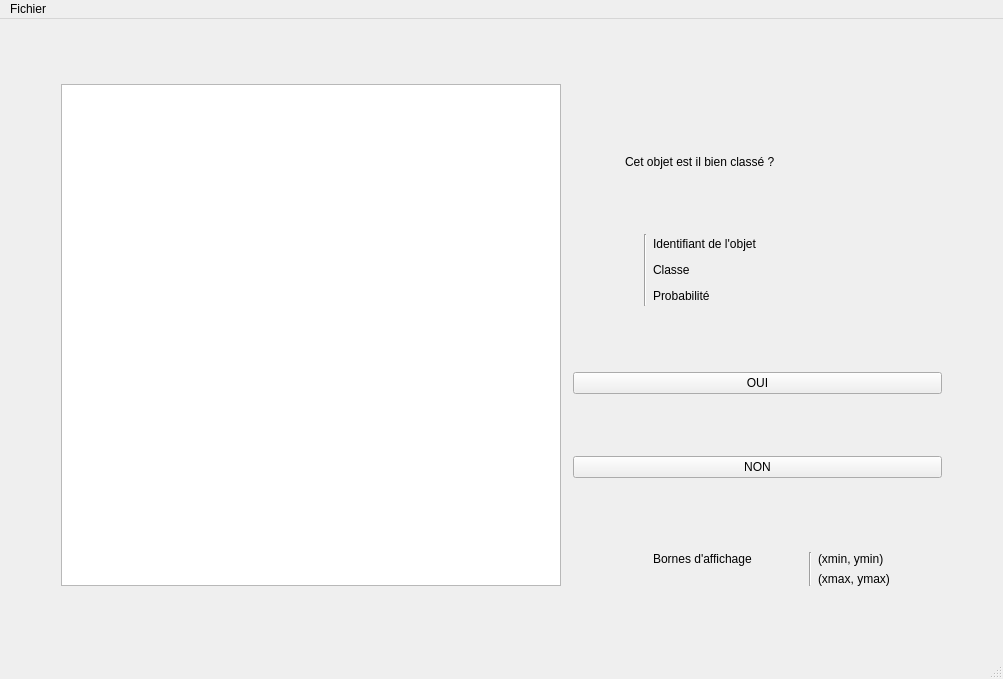
<?xml version="1.0" encoding="UTF-8"?>
<ui version="4.0">
 <class>InterfacePrincipale</class>
 <widget class="QMainWindow" name="InterfacePrincipale">
  <property name="geometry">
   <rect>
    <x>0</x>
    <y>0</y>
    <width>1003</width>
    <height>679</height>
   </rect>
  </property>
  <property name="minimumSize">
   <size>
    <width>900</width>
    <height>650</height>
   </size>
  </property>
  <property name="contextMenuPolicy">
   <enum>Qt::ActionsContextMenu</enum>
  </property>
  <property name="windowTitle">
   <string>Classification active</string>
  </property>
  <widget class="QWidget" name="centralwidget">
   <layout class="QGridLayout" name="gridLayout">
    <item row="5" column="4" rowspan="3" colspan="2">
     <spacer name="horizontalSpacer_5">
      <property name="orientation">
       <enum>Qt::Horizontal</enum>
      </property>
      <property name="sizeHint" stdset="0">
       <size>
        <width>40</width>
        <height>20</height>
       </size>
      </property>
     </spacer>
    </item>
    <item row="5" column="11" colspan="3">
     <spacer name="horizontalSpacer_8">
      <property name="orientation">
       <enum>Qt::Horizontal</enum>
      </property>
      <property name="sizeHint" stdset="0">
       <size>
        <width>40</width>
        <height>20</height>
       </size>
      </property>
     </spacer>
    </item>
    <item row="3" column="5" colspan="4">
     <widget class="QLabel" name="questionLabel">
      <property name="text">
       <string>Cet objet est il bien classé ?</string>
      </property>
     </widget>
    </item>
    <item row="0" column="0" colspan="16">
     <spacer name="verticalSpacer_6">
      <property name="orientation">
       <enum>Qt::Vertical</enum>
      </property>
      <property name="sizeHint" stdset="0">
       <size>
        <width>20</width>
        <height>40</height>
       </size>
      </property>
     </spacer>
    </item>
    <item row="1" column="0" rowspan="19">
     <spacer name="horizontalSpacer_9">
      <property name="orientation">
       <enum>Qt::Horizontal</enum>
      </property>
      <property name="sizeHint" stdset="0">
       <size>
        <width>40</width>
        <height>20</height>
       </size>
      </property>
     </spacer>
    </item>
    <item row="7" column="7">
     <widget class="QLabel" name="probaLabel">
      <property name="text">
       <string>Probabilité</string>
      </property>
     </widget>
    </item>
    <item row="1" column="3" colspan="12">
     <spacer name="verticalSpacer_5">
      <property name="orientation">
       <enum>Qt::Vertical</enum>
      </property>
      <property name="sizeHint" stdset="0">
       <size>
        <width>20</width>
        <height>40</height>
       </size>
      </property>
     </spacer>
    </item>
    <item row="8" column="3" rowspan="2" colspan="12">
     <spacer name="verticalSpacer">
      <property name="orientation">
       <enum>Qt::Vertical</enum>
      </property>
      <property name="sizeHint" stdset="0">
       <size>
        <width>20</width>
        <height>60</height>
       </size>
      </property>
     </spacer>
    </item>
    <item row="6" column="7">
     <widget class="QLabel" name="classeLabel">
      <property name="text">
       <string>Classe</string>
      </property>
     </widget>
    </item>
    <item row="5" column="6" rowspan="3">
     <widget class="Line" name="line">
      <property name="orientation">
       <enum>Qt::Vertical</enum>
      </property>
     </widget>
    </item>
    <item row="10" column="4" colspan="11">
     <widget class="QPushButton" name="yesButton">
      <property name="text">
       <string>OUI</string>
      </property>
     </widget>
    </item>
    <item row="11" column="3" colspan="12">
     <spacer name="verticalSpacer_3">
      <property name="orientation">
       <enum>Qt::Vertical</enum>
      </property>
      <property name="sizeHint" stdset="0">
       <size>
        <width>20</width>
        <height>40</height>
       </size>
      </property>
     </spacer>
    </item>
    <item row="13" column="3" colspan="12">
     <spacer name="verticalSpacer_2">
      <property name="orientation">
       <enum>Qt::Vertical</enum>
      </property>
      <property name="sizeHint" stdset="0">
       <size>
        <width>20</width>
        <height>40</height>
       </size>
      </property>
     </spacer>
    </item>
    <item row="5" column="7">
     <widget class="QLabel" name="idLabel">
      <property name="text">
       <string>Identifiant de l'objet</string>
      </property>
     </widget>
    </item>
    <item row="12" column="4" colspan="11">
     <widget class="QPushButton" name="noButton">
      <property name="text">
       <string>NON</string>
      </property>
     </widget>
    </item>
    <item row="18" column="1" colspan="14">
     <spacer name="verticalSpacer_7">
      <property name="orientation">
       <enum>Qt::Vertical</enum>
      </property>
      <property name="sizeHint" stdset="0">
       <size>
        <width>20</width>
        <height>40</height>
       </size>
      </property>
     </spacer>
    </item>
    <item row="3" column="4">
     <spacer name="horizontalSpacer_11">
      <property name="orientation">
       <enum>Qt::Horizontal</enum>
      </property>
      <property name="sizeHint" stdset="0">
       <size>
        <width>40</width>
        <height>20</height>
       </size>
      </property>
     </spacer>
    </item>
    <item row="6" column="11">
     <widget class="QLabel" name="helpLogo">
      <property name="maximumSize">
       <size>
        <width>20</width>
        <height>20</height>
       </size>
      </property>
      <property name="text">
       <string/>
      </property>
      <property name="pixmap">
       <pixmap>:/Help/question.png</pixmap>
      </property>
      <property name="scaledContents">
       <bool>true</bool>
      </property>
     </widget>
    </item>
    <item row="1" column="15" rowspan="19">
     <spacer name="horizontalSpacer_10">
      <property name="orientation">
       <enum>Qt::Horizontal</enum>
      </property>
      <property name="sizeHint" stdset="0">
       <size>
        <width>40</width>
        <height>20</height>
       </size>
      </property>
     </spacer>
    </item>
    <item row="4" column="3" colspan="12">
     <spacer name="verticalSpacer_4">
      <property name="orientation">
       <enum>Qt::Vertical</enum>
      </property>
      <property name="sizeHint" stdset="0">
       <size>
        <width>20</width>
        <height>40</height>
       </size>
      </property>
     </spacer>
    </item>
    <item row="15" column="4" rowspan="3" colspan="2">
     <spacer name="horizontalSpacer_12">
      <property name="orientation">
       <enum>Qt::Horizontal</enum>
      </property>
      <property name="sizeHint" stdset="0">
       <size>
        <width>40</width>
        <height>20</height>
       </size>
      </property>
     </spacer>
    </item>
    <item row="15" column="8" rowspan="3" colspan="2">
     <spacer name="horizontalSpacer">
      <property name="orientation">
       <enum>Qt::Horizontal</enum>
      </property>
      <property name="sizeHint" stdset="0">
       <size>
        <width>40</width>
        <height>20</height>
       </size>
      </property>
     </spacer>
    </item>
    <item row="17" column="11">
     <widget class="QLabel" name="borneyValueLabel">
      <property name="text">
       <string>(xmax, ymax)</string>
      </property>
     </widget>
    </item>
    <item row="16" column="10" rowspan="2">
     <widget class="Line" name="line_2">
      <property name="orientation">
       <enum>Qt::Vertical</enum>
      </property>
     </widget>
    </item>
    <item row="16" column="7">
     <widget class="QLabel" name="borneLabel">
      <property name="text">
       <string>Bornes d'affichage</string>
      </property>
     </widget>
    </item>
    <item row="16" column="11">
     <widget class="QLabel" name="bornexValueLabel">
      <property name="text">
       <string>(xmin, ymin)</string>
      </property>
     </widget>
    </item>
    <item row="7" column="11" colspan="3">
     <spacer name="horizontalSpacer_7">
      <property name="orientation">
       <enum>Qt::Horizontal</enum>
      </property>
      <property name="sizeHint" stdset="0">
       <size>
        <width>40</width>
        <height>20</height>
       </size>
      </property>
     </spacer>
    </item>
    <item row="6" column="12" colspan="2">
     <spacer name="horizontalSpacer_6">
      <property name="orientation">
       <enum>Qt::Horizontal</enum>
      </property>
      <property name="sizeHint" stdset="0">
       <size>
        <width>40</width>
        <height>20</height>
       </size>
      </property>
     </spacer>
    </item>
    <item row="1" column="1" rowspan="17" colspan="2">
     <widget class="QGraphicsView" name="entiteView">
      <property name="minimumSize">
       <size>
        <width>500</width>
        <height>400</height>
       </size>
      </property>
      <property name="maximumSize">
       <size>
        <width>1500</width>
        <height>1500</height>
       </size>
      </property>
     </widget>
    </item>
   </layout>
  </widget>
  <widget class="QMenuBar" name="menuBar">
   <property name="enabled">
    <bool>true</bool>
   </property>
   <property name="geometry">
    <rect>
     <x>0</x>
     <y>0</y>
     <width>1003</width>
     <height>26</height>
    </rect>
   </property>
   <property name="contextMenuPolicy">
    <enum>Qt::DefaultContextMenu</enum>
   </property>
   <property name="defaultUp">
    <bool>false</bool>
   </property>
   <widget class="QMenu" name="fichierMenu">
    <property name="title">
     <string>Fichier</string>
    </property>
    <addaction name="chargerAction"/>
   </widget>
   <addaction name="fichierMenu"/>
  </widget>
  <widget class="QStatusBar" name="statusbar"/>
  <action name="chargerAction">
   <property name="text">
    <string>Charger ...</string>
   </property>
  </action>
 </widget>
 <resources>
  <include location="images.qrc"/>
 </resources>
 <connections/>
</ui>
